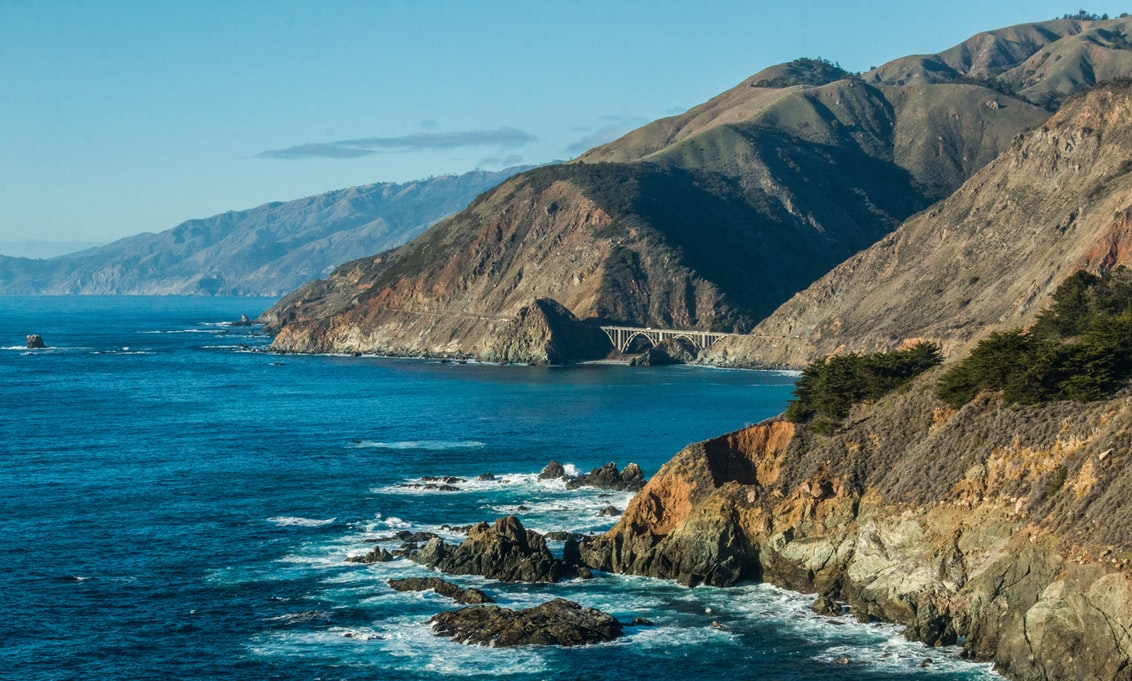
#> input picture api/uploads/2021-05-09T13:01:00.003Zphoto-1473210630848-e12656228f26.jpg, 1132 x 681 px, found by its file name
$ python resize-image.py
#> lines starting #> are read from the running program, lines starting #| are printed output that depends on the picture
import cv2

src = cv2.imread('/home/projekt/api/uploads/2021-05-09T13:01:00.003Zphoto-1473210630848-e12656228f26.jpg', cv2.IMREAD_UNCHANGED)
#> src is the input picture: shape (681, 1132, 3); mean B, G, R 125.4, 119.5, 82.7

new_width = 300

# dsize
dsize = (new_width, src.shape[0])
#> dsize = (300, 681)

# resize image
output = cv2.resize(src, dsize, interpolation = cv2.INTER_AREA)
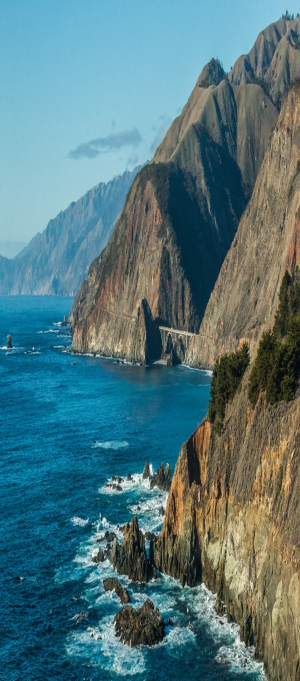
#> output: shape (681, 300, 3); mean B, G, R 125.4, 119.5, 82.7

cv2.imwrite('./../proccessed-images/new.png',output)

print("dataToSendBack")
